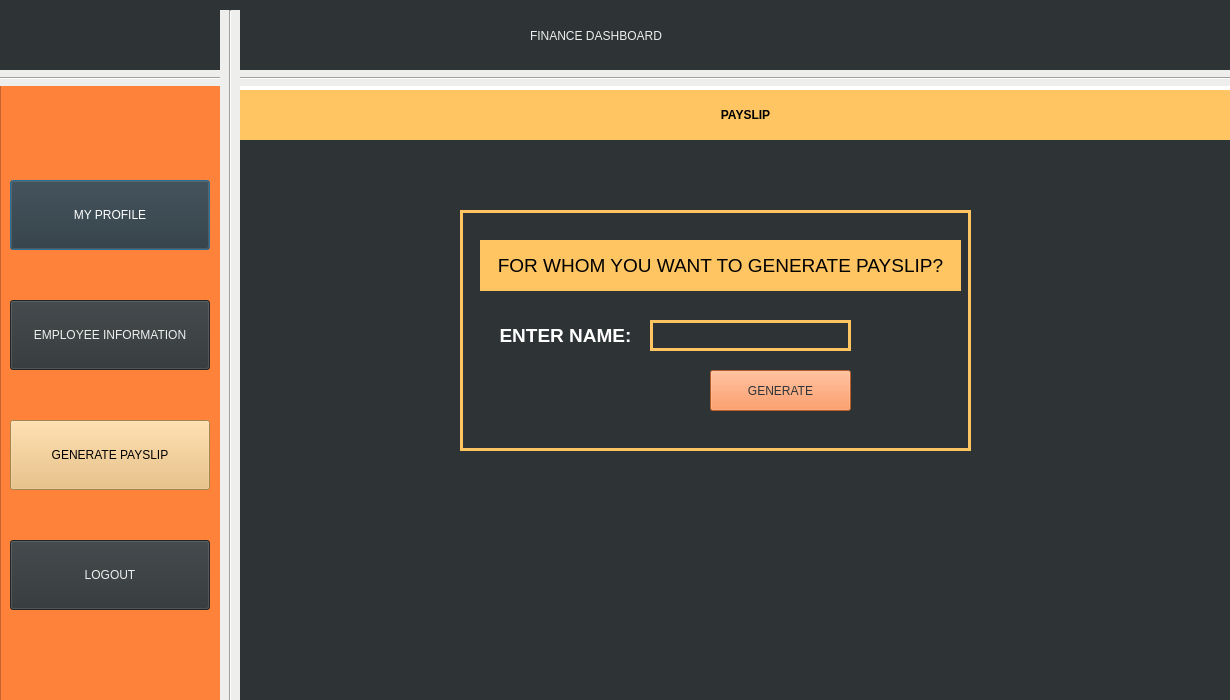
<?xml version="1.0" encoding="UTF-8"?>
<ui version="4.0">
 <class>Dialog</class>
 <widget class="QDialog" name="Dialog">
  <property name="geometry">
   <rect>
    <x>0</x>
    <y>0</y>
    <width>1230</width>
    <height>700</height>
   </rect>
  </property>
  <property name="windowTitle">
   <string>Dialog</string>
  </property>
  <property name="autoFillBackground">
   <bool>false</bool>
  </property>
  <property name="styleSheet">
   <string notr="true">background-color: rgb(46, 52, 54);
border-bottom-color: rgb(238, 238, 236);
border-right-color: rgb(238, 238, 236);
border-top-color: rgb(238, 238, 236);
border-color: rgb(245, 121, 0);</string>
  </property>
  <widget class="QLabel" name="label1">
   <property name="geometry">
    <rect>
     <x>530</x>
     <y>0</y>
     <width>411</width>
     <height>71</height>
    </rect>
   </property>
   <property name="styleSheet">
    <string notr="true">color:rgb(238, 238, 236);
font: 75 30pt &quot;Ubuntu Condensed&quot;;</string>
   </property>
   <property name="text">
    <string>FINANCE DASHBOARD</string>
   </property>
  </widget>
  <widget class="QLabel" name="LOGO">
   <property name="geometry">
    <rect>
     <x>10</x>
     <y>10</y>
     <width>201</width>
     <height>51</height>
    </rect>
   </property>
   <property name="text">
    <string/>
   </property>
   <property name="pixmap">
    <pixmap>../../../.designer/hadiqa/logo.png</pixmap>
   </property>
   <property name="scaledContents">
    <bool>true</bool>
   </property>
  </widget>
  <widget class="Line" name="line">
   <property name="geometry">
    <rect>
     <x>-10</x>
     <y>70</y>
     <width>1251</width>
     <height>16</height>
    </rect>
   </property>
   <property name="styleSheet">
    <string notr="true">
background-color: rgb(238, 238, 236);</string>
   </property>
   <property name="orientation">
    <enum>Qt::Horizontal</enum>
   </property>
  </widget>
  <widget class="Line" name="line_2">
   <property name="geometry">
    <rect>
     <x>220</x>
     <y>10</y>
     <width>20</width>
     <height>761</height>
    </rect>
   </property>
   <property name="styleSheet">
    <string notr="true">
background-color: rgb(238, 238, 236);</string>
   </property>
   <property name="orientation">
    <enum>Qt::Vertical</enum>
   </property>
  </widget>
  <widget class="QColumnView" name="columnView">
   <property name="geometry">
    <rect>
     <x>0</x>
     <y>80</y>
     <width>226</width>
     <height>621</height>
    </rect>
   </property>
   <property name="styleSheet">
    <string notr="true">background-color: rgb(255, 130, 59);
</string>
   </property>
  </widget>
  <widget class="QPushButton" name="myprofile">
   <property name="geometry">
    <rect>
     <x>10</x>
     <y>180</y>
     <width>200</width>
     <height>70</height>
    </rect>
   </property>
   <property name="cursor">
    <cursorShape>OpenHandCursor</cursorShape>
   </property>
   <property name="mouseTracking">
    <bool>true</bool>
   </property>
   <property name="acceptDrops">
    <bool>false</bool>
   </property>
   <property name="styleSheet">
    <string notr="true">background-color: rgb(46, 52, 54);
color: rgb(255, 255, 255);
font: 75 17pt &quot;Ubuntu Condensed&quot;;</string>
   </property>
   <property name="text">
    <string>MY PROFILE</string>
   </property>
  </widget>
  <widget class="QPushButton" name="empinfo">
   <property name="geometry">
    <rect>
     <x>10</x>
     <y>300</y>
     <width>200</width>
     <height>70</height>
    </rect>
   </property>
   <property name="cursor">
    <cursorShape>OpenHandCursor</cursorShape>
   </property>
   <property name="styleSheet">
    <string notr="true">color:rgb(238, 238, 236);
font: 75 15pt &quot;Ubuntu Condensed&quot;;</string>
   </property>
   <property name="text">
    <string>EMPLOYEE INFORMATION</string>
   </property>
  </widget>
  <widget class="QPushButton" name="logout">
   <property name="geometry">
    <rect>
     <x>10</x>
     <y>540</y>
     <width>200</width>
     <height>70</height>
    </rect>
   </property>
   <property name="cursor">
    <cursorShape>OpenHandCursor</cursorShape>
   </property>
   <property name="styleSheet">
    <string notr="true">color:rgb(238, 238, 236);
font: 75 17pt &quot;Ubuntu Condensed&quot;;</string>
   </property>
   <property name="text">
    <string>LOGOUT</string>
   </property>
  </widget>
  <widget class="QColumnView" name="columnView_2">
   <property name="geometry">
    <rect>
     <x>210</x>
     <y>80</y>
     <width>1021</width>
     <height>671</height>
    </rect>
   </property>
   <property name="styleSheet">
    <string notr="true">background-color: rgb(255, 255, 255);
</string>
   </property>
  </widget>
  <widget class="QLabel" name="label1_2">
   <property name="geometry">
    <rect>
     <x>240</x>
     <y>90</y>
     <width>1011</width>
     <height>51</height>
    </rect>
   </property>
   <property name="styleSheet">
    <string notr="true">background-color: rgb(255, 197, 98);
font: 75 30pt &quot;Ubuntu Condensed&quot;;</string>
   </property>
   <property name="text">
    <string>&lt;html&gt;&lt;head/&gt;&lt;body&gt;&lt;p align=&quot;center&quot;&gt;&lt;span style=&quot; font-weight:600;&quot;&gt;PAYSLIP&lt;/span&gt;&lt;/p&gt;&lt;/body&gt;&lt;/html&gt;</string>
   </property>
  </widget>
  <widget class="QPushButton" name="generatepayslip">
   <property name="geometry">
    <rect>
     <x>10</x>
     <y>420</y>
     <width>200</width>
     <height>70</height>
    </rect>
   </property>
   <property name="cursor">
    <cursorShape>OpenHandCursor</cursorShape>
   </property>
   <property name="styleSheet">
    <string notr="true">color:rgb(0,0,0);
background-color: rgb(233, 185, 110);
font: 75 17pt &quot;Ubuntu Condensed&quot;;</string>
   </property>
   <property name="text">
    <string>GENERATE PAYSLIP</string>
   </property>
  </widget>
  <widget class="QLabel" name="label">
   <property name="geometry">
    <rect>
     <x>320</x>
     <y>300</y>
     <width>400</width>
     <height>200</height>
    </rect>
   </property>
   <property name="styleSheet">
    <string notr="true">background-color: rgb(255, 197, 98);</string>
   </property>
   <property name="text">
    <string/>
   </property>
  </widget>
  <widget class="QLabel" name="label_2">
   <property name="geometry">
    <rect>
     <x>240</x>
     <y>140</y>
     <width>991</width>
     <height>561</height>
    </rect>
   </property>
   <property name="text">
    <string/>
   </property>
  </widget>
  <widget class="QLabel" name="label_3">
   <property name="geometry">
    <rect>
     <x>460</x>
     <y>210</y>
     <width>511</width>
     <height>241</height>
    </rect>
   </property>
   <property name="styleSheet">
    <string notr="true">background-color: rgb(46, 52, 54);

border: 3px solid rgb(255, 197, 98);</string>
   </property>
   <property name="text">
    <string/>
   </property>
  </widget>
  <widget class="QLabel" name="label_6">
   <property name="geometry">
    <rect>
     <x>480</x>
     <y>240</y>
     <width>481</width>
     <height>51</height>
    </rect>
   </property>
   <property name="styleSheet">
    <string notr="true">color: rgb(0, 0, 0);
font: 10pt &quot;MS Shell Dlg 2&quot;;
background-color: rgb(255, 197, 98);</string>
   </property>
   <property name="text">
    <string>&lt;html&gt;&lt;head/&gt;&lt;body&gt;&lt;p align=&quot;center&quot;&gt;&lt;span style=&quot; font-size:14pt;&quot;&gt;FOR WHOM YOU WANT TO GENERATE PAYSLIP?&lt;/span&gt;&lt;/p&gt;&lt;/body&gt;&lt;/html&gt;</string>
   </property>
  </widget>
  <widget class="QLabel" name="label_7">
   <property name="geometry">
    <rect>
     <x>490</x>
     <y>320</y>
     <width>151</width>
     <height>31</height>
    </rect>
   </property>
   <property name="styleSheet">
    <string notr="true">color: rgb(255, 255, 255);
font: 10pt &quot;MS Shell Dlg 2&quot;;</string>
   </property>
   <property name="text">
    <string>&lt;html&gt;&lt;head/&gt;&lt;body&gt;&lt;p align=&quot;center&quot;&gt;&lt;span style=&quot; font-size:14pt; font-weight:600;&quot;&gt;ENTER NAME:&lt;/span&gt;&lt;/p&gt;&lt;/body&gt;&lt;/html&gt;</string>
   </property>
  </widget>
  <widget class="QLineEdit" name="name">
   <property name="geometry">
    <rect>
     <x>650</x>
     <y>320</y>
     <width>201</width>
     <height>31</height>
    </rect>
   </property>
   <property name="styleSheet">
    <string notr="true">background-color: rgb(46, 52, 54);

border: 3px solid rgb(255, 197, 98);</string>
   </property>
  </widget>
  <widget class="QPushButton" name="Generate">
   <property name="geometry">
    <rect>
     <x>710</x>
     <y>370</y>
     <width>141</width>
     <height>41</height>
    </rect>
   </property>
   <property name="styleSheet">
    <string notr="true">background-color: rgb(255, 130, 59);color:rgb(46, 52, 54);
font: 10pt &quot;MS Shell Dlg 2&quot;;</string>
   </property>
   <property name="text">
    <string>GENERATE</string>
   </property>
  </widget>
  <widget class="QLineEdit" name="erroremp">
   <property name="geometry">
    <rect>
     <x>490</x>
     <y>375</y>
     <width>201</width>
     <height>31</height>
    </rect>
   </property>
   <property name="styleSheet">
    <string notr="true">background-color: rgb(46, 52, 54);

color: rgb(204, 0, 0);
border:rgb(46, 52, 54)</string>
   </property>
  </widget>
  <zorder>columnView_2</zorder>
  <zorder>columnView</zorder>
  <zorder>label1</zorder>
  <zorder>LOGO</zorder>
  <zorder>line</zorder>
  <zorder>line_2</zorder>
  <zorder>empinfo</zorder>
  <zorder>logout</zorder>
  <zorder>myprofile</zorder>
  <zorder>label1_2</zorder>
  <zorder>generatepayslip</zorder>
  <zorder>label</zorder>
  <zorder>label_2</zorder>
  <zorder>label_3</zorder>
  <zorder>label_6</zorder>
  <zorder>label_7</zorder>
  <zorder>name</zorder>
  <zorder>Generate</zorder>
  <zorder>erroremp</zorder>
 </widget>
 <resources/>
 <connections/>
</ui>
